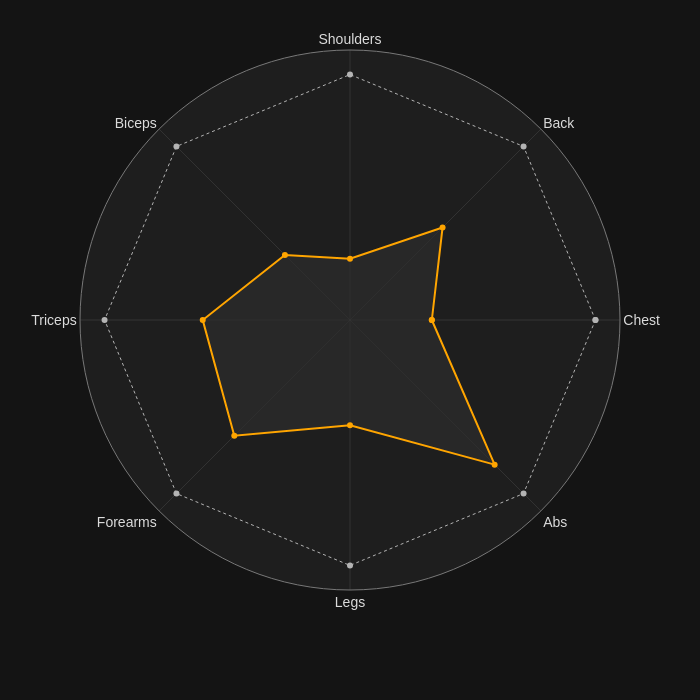

Notebook code for this chart:
### Code cell
import plotly.graph_objects as go

def create_spider_chart(max_values, current_values, normalize=True, scale=100):
    categories = list(max_values.keys())
    max_vals = list(max_values.values())
    current_vals = [current_values[cat] for cat in categories]
    
    if normalize:
        normalized_current = [current_vals[i]/max_vals[i] * scale for i in range(len(categories))]
        normalized_max = [scale] * len(categories)
        
        plot_current = normalized_current
        plot_max = normalized_max
    else:
        plot_current = current_vals
        plot_max = max_vals
    
    categories_closed = categories + [categories[0]]
    plot_current_closed = plot_current + [plot_current[0]]
    plot_max_closed = plot_max + [plot_max[0]]
    
    fig = go.Figure()
    
    fig.add_trace(go.Scatterpolar(r=plot_current_closed, theta=categories_closed, fill='toself',
                                  fillcolor='rgba(45, 45, 45, 0.7)', line=dict(color='rgb(255, 165, 0)', width=2), name=''))
    fig.add_trace(go.Scatterpolar(r=plot_max_closed, theta=categories_closed, fill='none',
                                  line=dict(color='rgb(180, 180, 180)', width=1, dash='dot'), name=''))
    fig.update_layout(polar=dict(radialaxis=dict(visible=False, range=[0, scale * 1.1], showticklabels=False, gridcolor='rgba(100, 100, 100, 0.3)', linecolor='rgb(120, 120, 120)',),
                                 angularaxis=dict(gridcolor='rgba(100, 100, 100, 0.3)', linecolor='rgb(120, 120, 120)',), bgcolor='rgb(30, 30, 30)',), showlegend=False,
                                 width=700, height=700, margin=dict(l=80, r=80, t=20, b=80), paper_bgcolor='rgb(20, 20, 20)', font=dict(family="Arial, sans-serif", size=14, color="rgb(220, 220, 220)"))
    
    return fig

max_values = {"Chest": 45, "Back": 75, "Shoulders": 20, 
              "Biceps": 40, "Triceps": 50, "Forearms": 30, 
              "Legs": 70, "Abs": 60}

current_values = {"Chest": 15, "Back": 40, "Shoulders": 5, 
                 "Biceps": 15, "Triceps": 30, "Forearms": 20, 
                 "Legs": 30, "Abs": 50}

fig = create_spider_chart(max_values, current_values, normalize=True, scale=100)
fig.show()

### Figure 1 — Plotly figure (JSON) as saved in the notebook; plotly's stock layout.template omitted (floating-point values rounded to 4 significant figures)
{"data": [{"fill": "toself", "fillcolor": "rgba(45, 45, 45, 0.7)", "line": {"color": "rgb(255, 165, 0)", "width": 2}, "name": "", "r": [33.33, 53.33, 25, 37.5, 60, 66.67, 42.86, 83.33, 33.33], "theta": ["Chest", "Back", "Shoulders", "Biceps", "Triceps", "Forearms", "Legs", "Abs", "Chest"], "type": "scatterpolar"}, {"fill": "none", "line": {"color": "rgb(180, 180, 180)", "dash": "dot", "width": 1}, "name": "", "r": [100, 100, 100, 100, 100, 100, 100, 100, 100], "theta": ["Chest", "Back", "Shoulders", "Biceps", "Triceps", "Forearms", "Legs", "Abs", "Chest"], "type": "scatterpolar"}], "layout": {"font": {"color": "rgb(220, 220, 220)", "family": "Arial, sans-serif", "size": 14}, "height": 700, "margin": {"b": 80, "l": 80, "r": 80, "t": 20}, "paper_bgcolor": "rgb(20, 20, 20)", "polar": {"angularaxis": {"gridcolor": "rgba(100, 100, 100, 0.3)", "linecolor": "rgb(120, 120, 120)"}, "bgcolor": "rgb(30, 30, 30)", "radialaxis": {"gridcolor": "rgba(100, 100, 100, 0.3)", "linecolor": "rgb(120, 120, 120)", "range": [0, 110.0], "showticklabels": false, "visible": false}}, "showlegend": false, "width": 700}}
